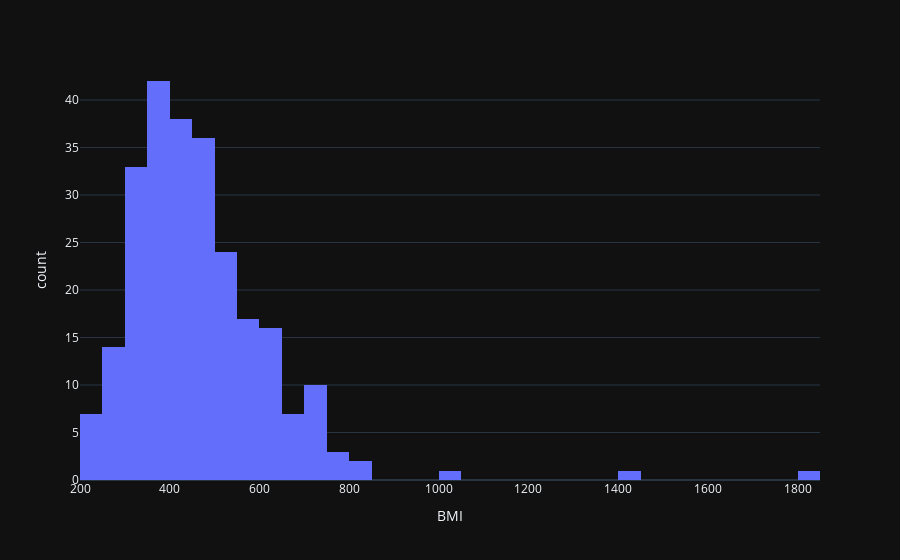
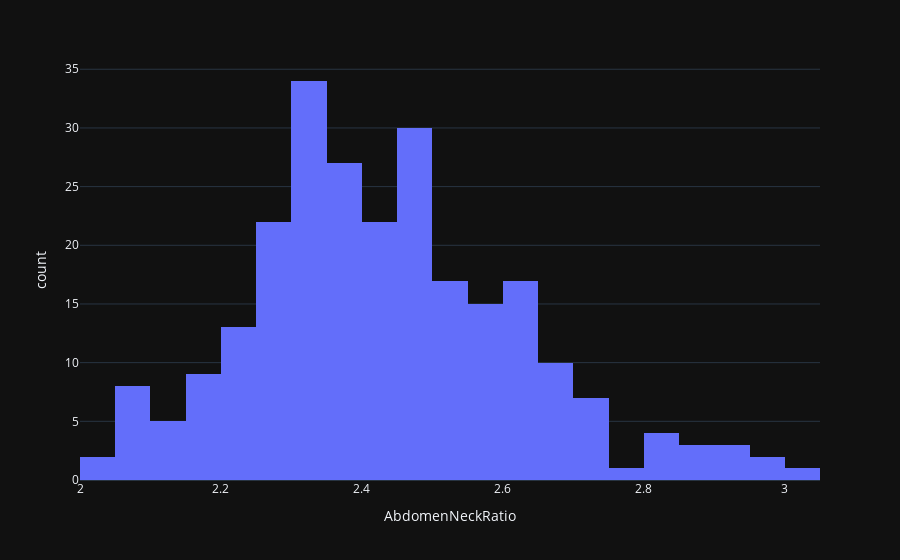
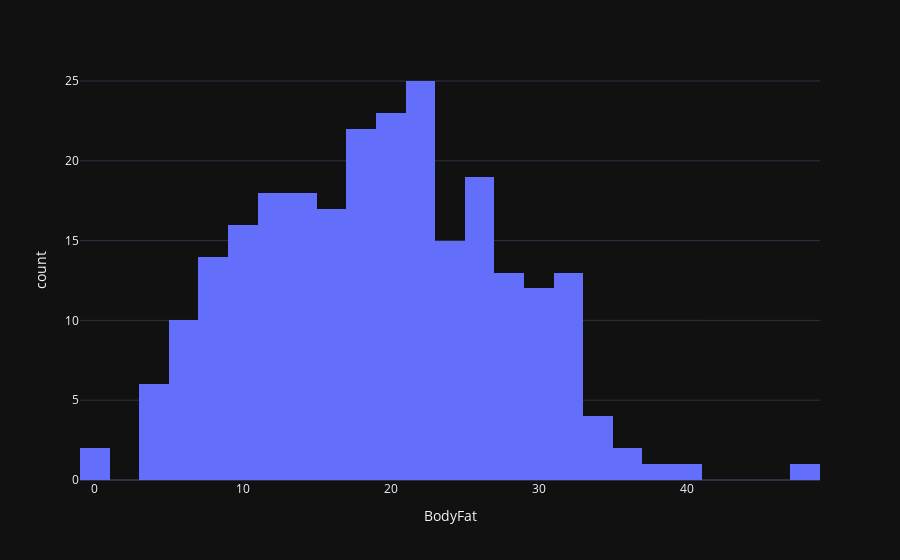
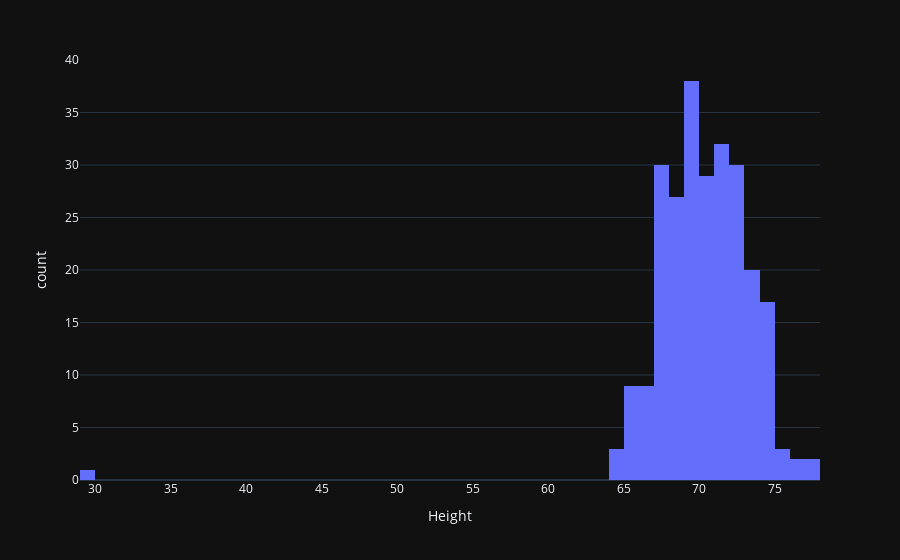

The notebook cell saved with these charts, in order:
### Code cell
dataFrame = pd.read_csv("bodyfat.csv")
print("Data set loaded. Num examples: ", len(dataFrame))

dataFrame['BMI'] = (dataFrame['Weight'] * dataFrame['Weight']) / dataFrame['Height']

dataFrame['AbdomenNeckRatio'] = dataFrame['Abdomen']/dataFrame['Neck']

fig = px.histogram(dataFrame, x="BMI")
fig.show()

fig = px.histogram(dataFrame, x="AbdomenNeckRatio")
fig.show()

fig = px.histogram(dataFrame, x="BodyFat")
fig.show()

fig = px.histogram(dataFrame, x="Height")
fig.show()

fig = px.histogram(dataFrame, x="Neck")
fig.show()

fig = px.histogram(dataFrame, x="Weight")
fig.show()

fig = px.histogram(dataFrame, x="Age")
fig.show()

fig = px.histogram(dataFrame, x="Knee")
fig.show()

fig = px.histogram(dataFrame, x="Ankle")
fig.show()

fig = px.histogram(dataFrame, x="Biceps")
fig.show()

fig = px.histogram(dataFrame, x="Forearm")
fig.show()

fig = px.histogram(dataFrame, x="Wrist")
fig.show()

fig = px.histogram(dataFrame, x="Abdomen")
fig.show()

fig = px.histogram(dataFrame, x="Hip")
fig.show()

fig = px.histogram(dataFrame, x="Thigh")
fig.show()

dataFrame.describe()
dataFrame

### Figure 1 — Plotly figure (JSON) as saved in the notebook; plotly's stock layout.template omitted (floating-point values rounded to 4 significant figures; data arrays with more than 128 entries replaced by an {"elided": "..."} marker saying what was removed)
{"data": [{"alignmentgroup": "True", "bingroup": "x", "hovertemplate": "BMI=%{x}<br>count=%{y}<extra></extra>", "legendgroup": "", "marker": {"color": "#636efa", "pattern": {"shape": ""}}, "name": "", "offsetgroup": "", "orientation": "v", "showlegend": false, "x": {"elided": "252 float values"}, "xaxis": "x", "yaxis": "y", "type": "histogram"}], "layout": {"xaxis": {"anchor": "y", "domain": [0.0, 1.0], "title": {"text": "BMI"}}, "yaxis": {"anchor": "x", "domain": [0.0, 1.0], "title": {"text": "count"}}, "legend": {"tracegroupgap": 0}, "margin": {"t": 60}, "barmode": "relative"}}

### Figure 2 — Plotly figure (JSON) as saved in the notebook; plotly's stock layout.template omitted (floating-point values rounded to 4 significant figures; data arrays with more than 128 entries replaced by an {"elided": "..."} marker saying what was removed)
{"data": [{"alignmentgroup": "True", "bingroup": "x", "hovertemplate": "AbdomenNeckRatio=%{x}<br>count=%{y}<extra></extra>", "legendgroup": "", "marker": {"color": "#636efa", "pattern": {"shape": ""}}, "name": "", "offsetgroup": "", "orientation": "v", "showlegend": false, "x": {"elided": "252 float values"}, "xaxis": "x", "yaxis": "y", "type": "histogram"}], "layout": {"xaxis": {"anchor": "y", "domain": [0.0, 1.0], "title": {"text": "AbdomenNeckRatio"}}, "yaxis": {"anchor": "x", "domain": [0.0, 1.0], "title": {"text": "count"}}, "legend": {"tracegroupgap": 0}, "margin": {"t": 60}, "barmode": "relative"}}

### Figure 3 — Plotly figure (JSON) as saved in the notebook; plotly's stock layout.template omitted (floating-point values rounded to 4 significant figures; data arrays with more than 128 entries replaced by an {"elided": "..."} marker saying what was removed)
{"data": [{"alignmentgroup": "True", "bingroup": "x", "hovertemplate": "BodyFat=%{x}<br>count=%{y}<extra></extra>", "legendgroup": "", "marker": {"color": "#636efa", "pattern": {"shape": ""}}, "name": "", "offsetgroup": "", "orientation": "v", "showlegend": false, "x": {"elided": "252 float values"}, "xaxis": "x", "yaxis": "y", "type": "histogram"}], "layout": {"xaxis": {"anchor": "y", "domain": [0.0, 1.0], "title": {"text": "BodyFat"}}, "yaxis": {"anchor": "x", "domain": [0.0, 1.0], "title": {"text": "count"}}, "legend": {"tracegroupgap": 0}, "margin": {"t": 60}, "barmode": "relative"}}

### Figure 4 — Plotly figure (JSON) as saved in the notebook; plotly's stock layout.template omitted (floating-point values rounded to 4 significant figures; data arrays with more than 128 entries replaced by an {"elided": "..."} marker saying what was removed)
{"data": [{"alignmentgroup": "True", "bingroup": "x", "hovertemplate": "Height=%{x}<br>count=%{y}<extra></extra>", "legendgroup": "", "marker": {"color": "#636efa", "pattern": {"shape": ""}}, "name": "", "offsetgroup": "", "orientation": "v", "showlegend": false, "x": {"elided": "252 float values"}, "xaxis": "x", "yaxis": "y", "type": "histogram"}], "layout": {"xaxis": {"anchor": "y", "domain": [0.0, 1.0], "title": {"text": "Height"}}, "yaxis": {"anchor": "x", "domain": [0.0, 1.0], "title": {"text": "count"}}, "legend": {"tracegroupgap": 0}, "margin": {"t": 60}, "barmode": "relative"}}
